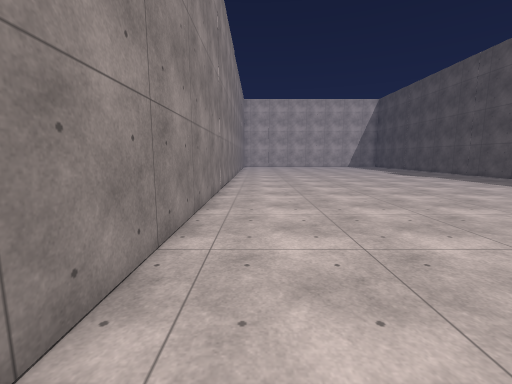
View 1 (above)

18 first-person views from a walk through a 3-D level made in the Unity game engine. The camera is 1.5 m above the floor, tilts 8° down and sees 90° across. The floor is counted in squares, 1 m on a side. Each view is taken from the middle of a square. On the plan, view 1 faces up. The plan holds only what a view shows up to about 13 squares ahead; the rest is blank. The place goes on beyond the plan. The player is left out. Some animated figures are not drawn. Some surface patterns are stand-ins.

View 2
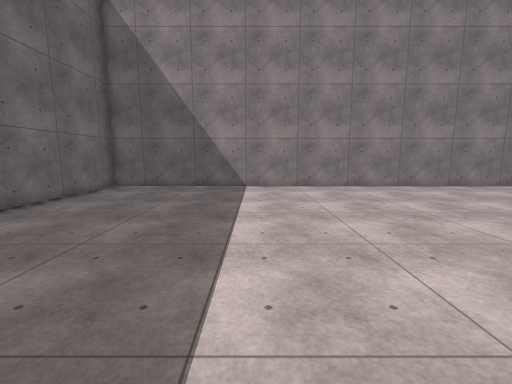

View 3
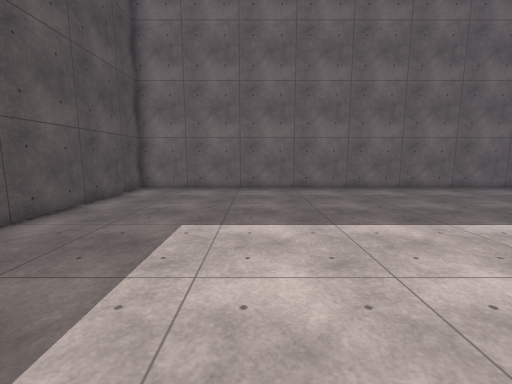

View 4
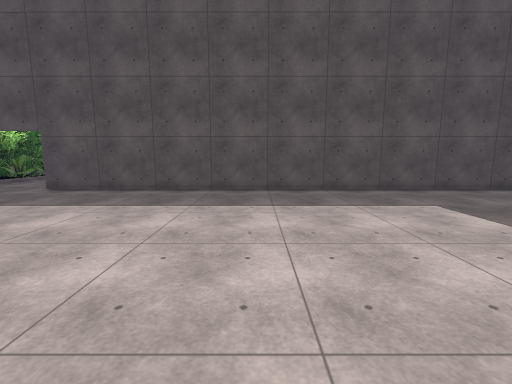

View 5
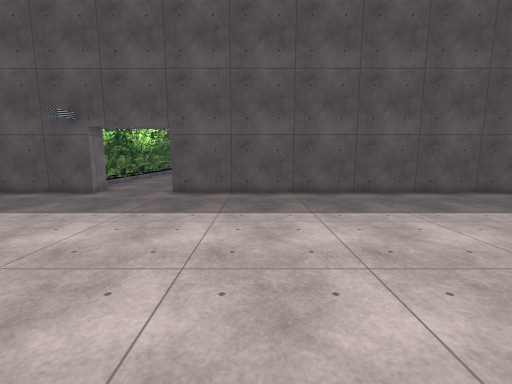

View 6
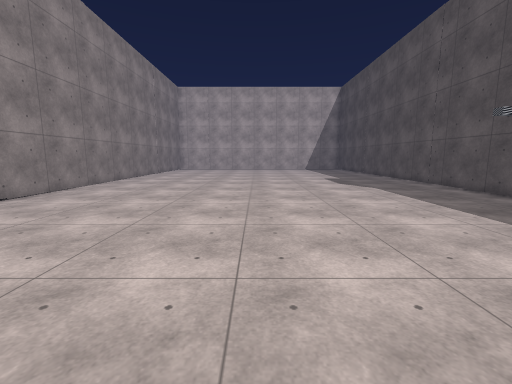

View 7
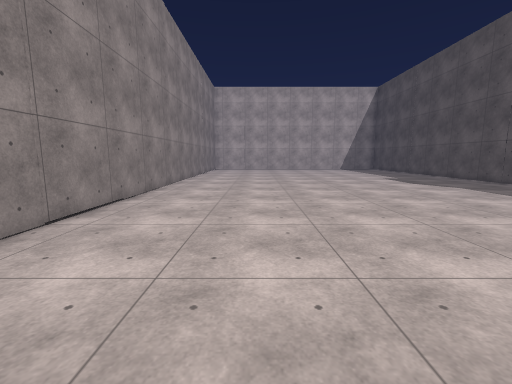

View 8
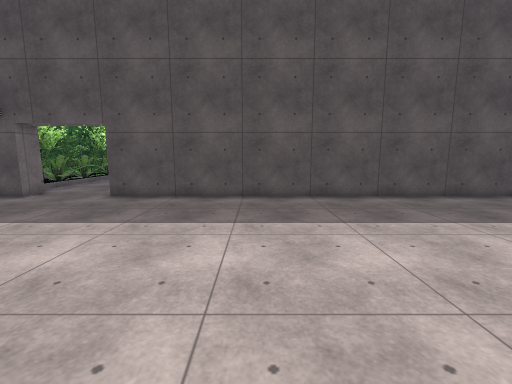

View 9
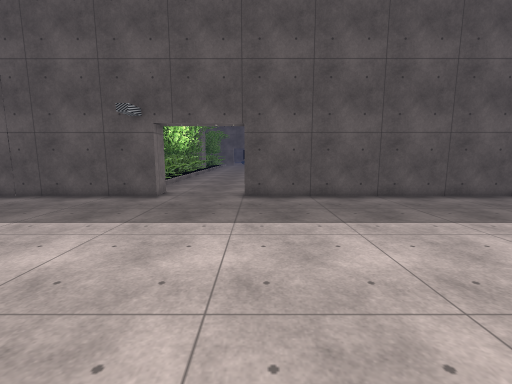

View 10
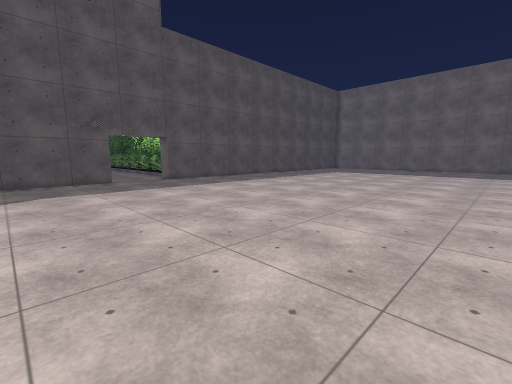

View 11
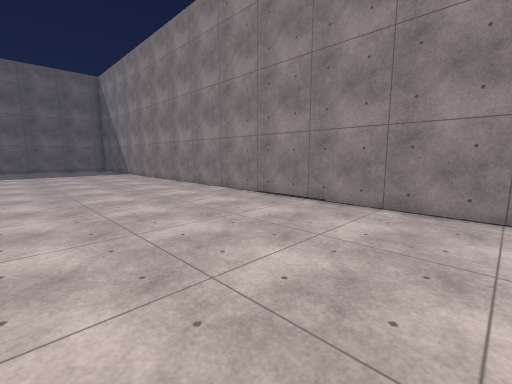

View 12
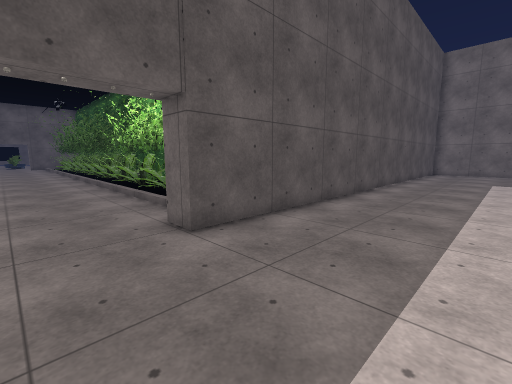

View 13
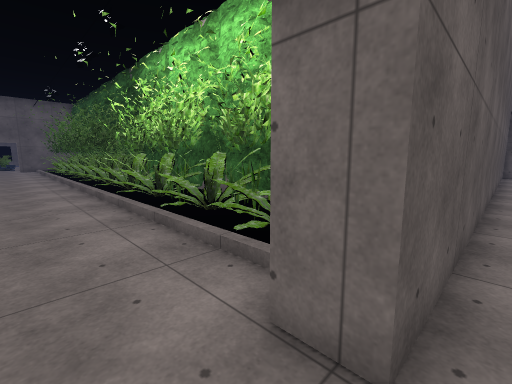

View 14
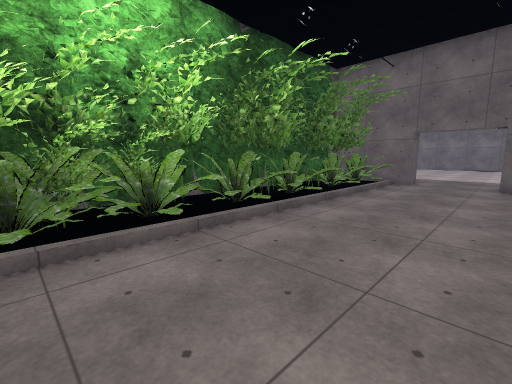

View 15
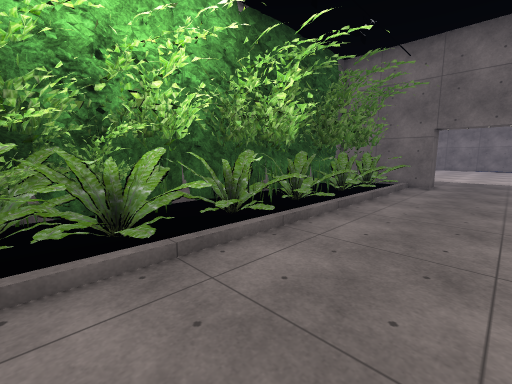

View 16
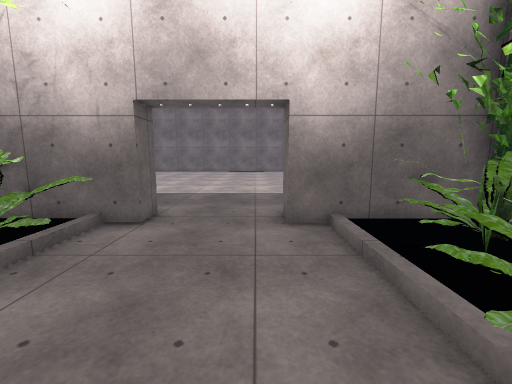

View 17
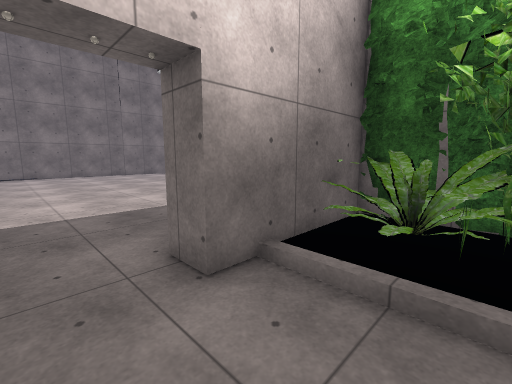

View 18
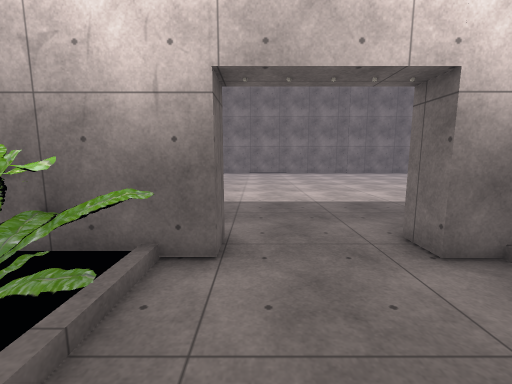

### Floor plan
Key: @ floor where view 1 was taken; # wall or solid block; . floor; O other object.
Columns run from 2 left of view 1 to 33 right of it. Each row starts with its distance up from view 1.
 19 #..................####
 18 #..................#O##
 17 #..................#O##
 16 #..................#..##
 15 #..................#............. .
 14 #.................................
 13 #...................................
 12 #...................................
 11 #..................####.#####..###.
 10 #..................####### ########
  9 #..................#
  8 #..................#
  7 #..................#############
  6 #..................#
  5 #..................#
  4 #..................#
  3 #..................#
  2 #..................#
  1 #..................#
  0 #.@................#
 -1 #..................#
 -2 #..................#
 -3 #..................#
 -4 #..................#
 -5 #..................#
 -6 #..................#
 -7 #..................#
 -8 #..................#
 -9 #..................#
-10 ####################

Where each view was taken, in squares from view 1:
view 1: 0 up, 0 right, facing up
view 2: 3 down, 11 right, facing left
view 3: 2 up, 11 right, facing down
view 4: 2 up, 5 right, facing right
view 5: 8 up, 6 right, facing right
view 6: 6 up, 7 right, facing up
view 7: 6 up, 3 right, facing up
view 8: 6 up, 7 right, facing right
view 9: 11 up, 7 right, facing right
view 10: 19 up, 1 right, facing down-right
view 11: 19 up, 6 right, facing down-left
view 12: 14 up, 12 right, facing down-right
view 13: 13 up, 16 right, facing down-right
view 14: 15 up, 32 right, facing down-left
view 15: 14 up, 31 right, facing down-left
view 16: 14 up, 23 right, facing left
view 17: 13 up, 20 right, facing up-left
view 18: 12 up, 21 right, facing left
